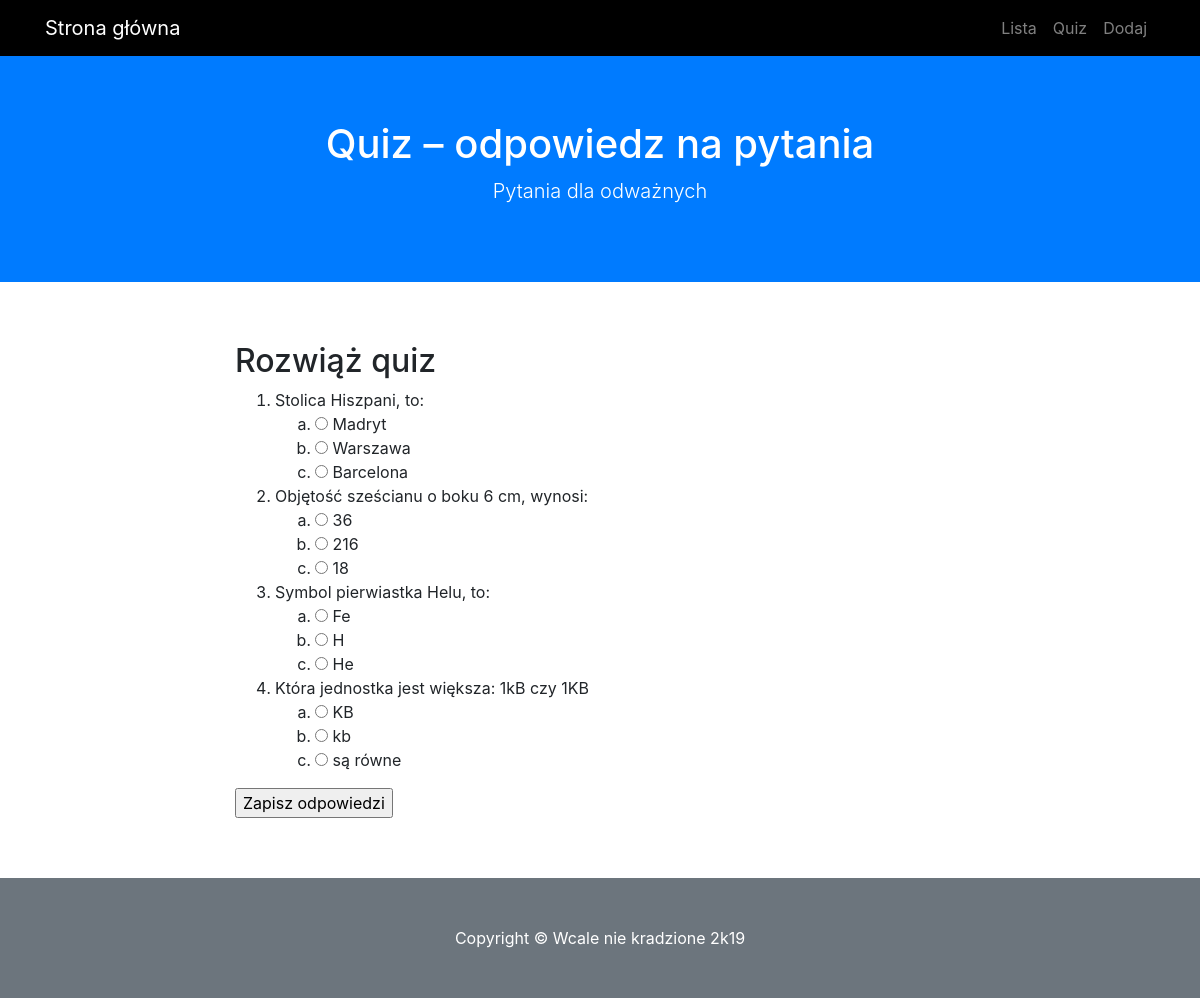
The page /quiz on the database as committed earlier.
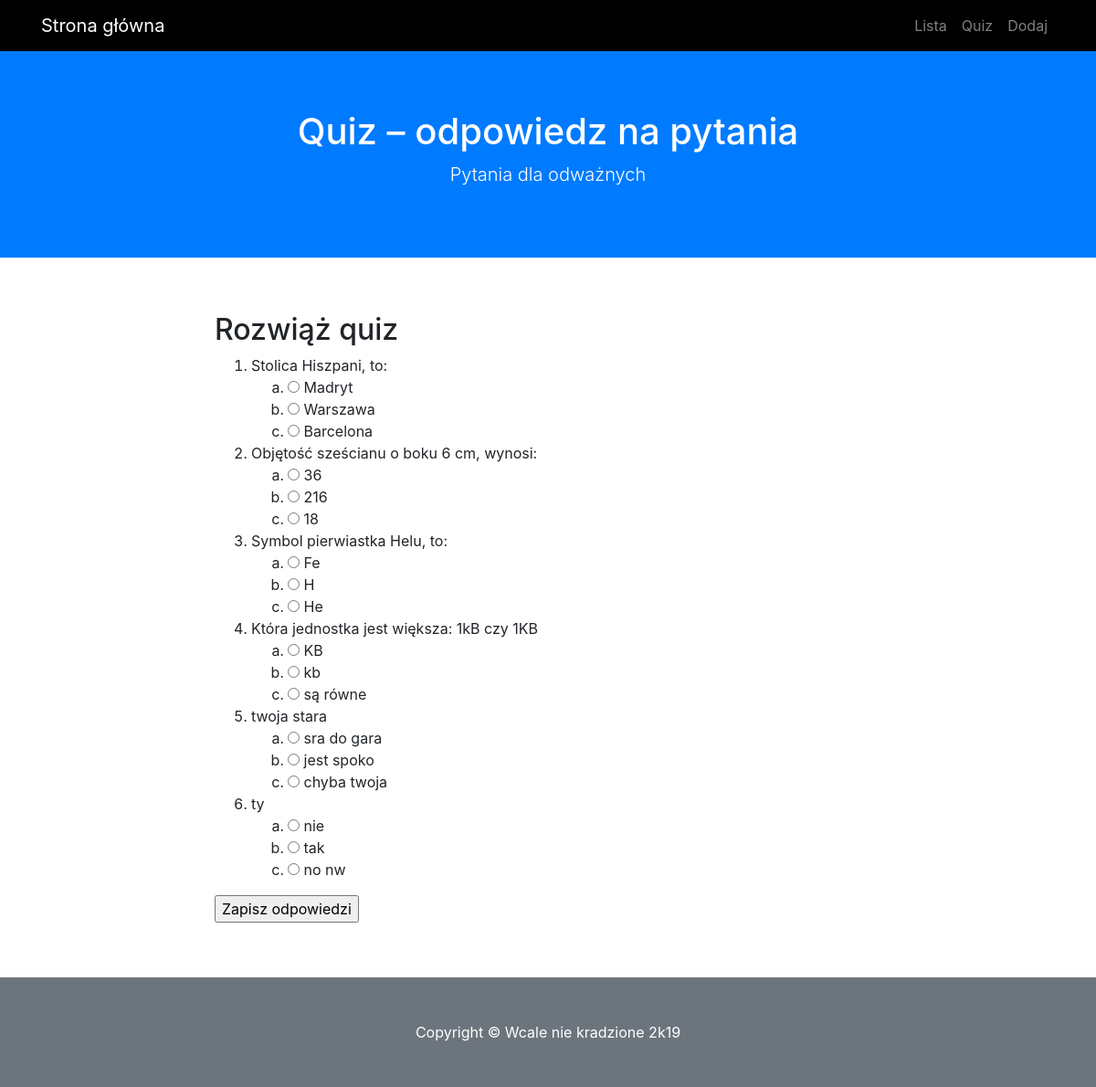
The same page on the database as committed later.
### modele.py (models this page shows)
class BazaModel(Model):
    class Meta:
        database = baza

class Pytanie(BazaModel):
    pytanie = CharField(null=False)
    kategoria = ForeignKeyField(Kategoria, related_name='pytania')

class Odpowiedz(BazaModel):
    odpowiedz = CharField(null=False)
    pytanie = ForeignKeyField(Pytanie, related_name='odpowiedzi')
    odpok = IntegerField(default=0)

### views.py (the view)
@app.route('/quiz', methods = ['GET', 'POST'])
def quiz():
    print(request.form)
    if request.method == 'POST':
        wynik = 0
        for pid, oid in request.form.items():
            odp = Odpowiedz().get(Odpowiedz.id == int(oid)).odpok
            if odp:
                wynik += 1
    pytania = Pytanie.select().join(Odpowiedz).distinct().order_by(Pytanie.id)
    return render_template('quiz.html', query = pytania)

### app.py (called while the page is built)
@app.before_request
def before_request():
    g.db = baza
    g.db.connect(reuse_if_open=True)

@app.after_request
def after_request(response):
    g.db.close()
    return response

### templates/quiz.html (shortened to what this page needs)
{% extends "szablon.html" %}
{% block h1 %}Quiz – odpowiedz na pytania{% endblock %}
{% block tresc %}
    <h2>Rozwiąż quiz</h2>
    <form method="POST">
    <ol>
    {% for p in query %}
        <li>{{ p.pytanie }}
        <ol class="alfabet">
        {% for o in p.odpowiedzi %}
            <li>
                <input type="radio" value="{{ o.id }}" name="{{ p.id }}">
                {{ o.odpowiedz }}
            </li>
        {% endfor %}
        </ol>
        </li>
    {% endfor %}
    </ol>
    <input type="submit" value="Zapisz odpowiedzi">
    </form>
{% endblock %}

### templates/szablon.html (shortened to what this page needs)
<!DOCTYPE html>
<html lang="pl">
  <head>
    <link href="{{ url_for('static', filename='vendor/bootstrap/css/bootstrap.min.css') }}" rel="stylesheet">
    <link href="{{ url_for('static', filename='css/scrolling-nav.css') }}" rel="stylesheet">
    <link href="{{ url_for('static', filename='css/style.css') }}" rel="stylesheet">
  </head>
  <body id="page-top">
    <nav class="navbar navbar-expand-lg navbar-dark bg-nawigacja fixed-top" id="mainNav">
      <div class="container">
        <a class="navbar-brand js-scroll-trigger" href="{{ url_for('index') }}">Strona główna</a>
        <div class="collapse navbar-collapse" id="navbarResponsive">
          <ul class="navbar-nav ml-auto">
            <li class="nav-item">
              <a class="nav-link js-scroll-trigger" href="{{ url_for('lista') }}">Lista</a>
            </li>
            <li class="nav-item">
              <a class="nav-link js-scroll-trigger" href="{{ url_for('quiz') }}">Quiz</a>
            </li>
            <li class="nav-item">
              <a class="nav-link js-scroll-trigger" href="{{ url_for('dodaj') }}">Dodaj</a>
            </li>
          </ul>
        </div>
      </div>
    </nav>
    <header class="bg-primary text-white">
      <div class="container text-center">
        <h1>{% block h1 %}{% endblock %}</h1>
        <p class="lead">Pytania dla odważnych</p>
      </div>
    </header>
    <section id="about">
      <div class="container">
        <div class="row">
          <div class="col-lg-8 mx-auto">
            {% block tresc %}{% endblock %}
          </div>
        </div>
      </div>
    </section>
    <footer class="py-5 bg-secondary">
      <div class="container">
        <p class="m-0 text-center text-white">Copyright &copy; Wcale nie kradzione 2k19</p>
      </div>
    </footer>
  </body>
</html>

### static/css/scrolling-nav.css (style rules this page uses)
header { padding: 154px 0 100px; }
@media (min-width: 992px) { header { padding: 156px 0 100px; } }
section { padding: 150px 0; }

### static/css/style.css (style rules this page uses)
ol.alfabet { list-style-type: lower-alpha; }
.bg-nawigacja { background-color: #000000; }
section#about { padding: 60px 0; }
header { padding: 120px 0 60px 0; }

Rows that differ between the two databases and show on the page:
added Pytanie: pytanie "twoja stara"
added Odpowiedz: odpowiedz "sra do gara", shown under "twoja stara"
added Odpowiedz: odpowiedz "jest spoko", shown under "twoja stara"
added Odpowiedz: odpowiedz "chyba twoja", shown under "twoja stara"
added Pytanie: pytanie "ty"
added Odpowiedz: odpowiedz "nie", shown under "ty"
added Odpowiedz: odpowiedz "tak", shown under "ty"
added Odpowiedz: odpowiedz "no nw", shown under "ty"
